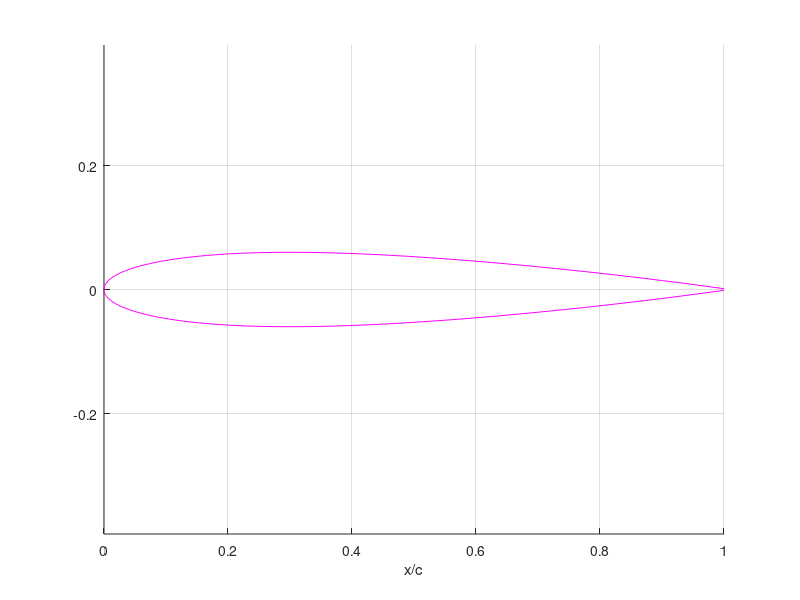

This chart was generated by the following MATLAB code: (Note: this script raises an error after producing the figure.)
clc 
clear all
close all
u = linspace(0,1,60);
x = u.^2;
y = 5*0.12*(0.2969*u - 0.1260*u.^2 - 0.3516*u.^4 + 0.2843*u.^6 - 0.1015*u.^8);

hold on
plot(x,y,'m')
plot(x,-y,'m');
xlabel('x/c')
axis equal;
ax = gca;
grid on
set(ax,'Color','k')
ax.GridColor = [0.52, 0.52, 0.52];